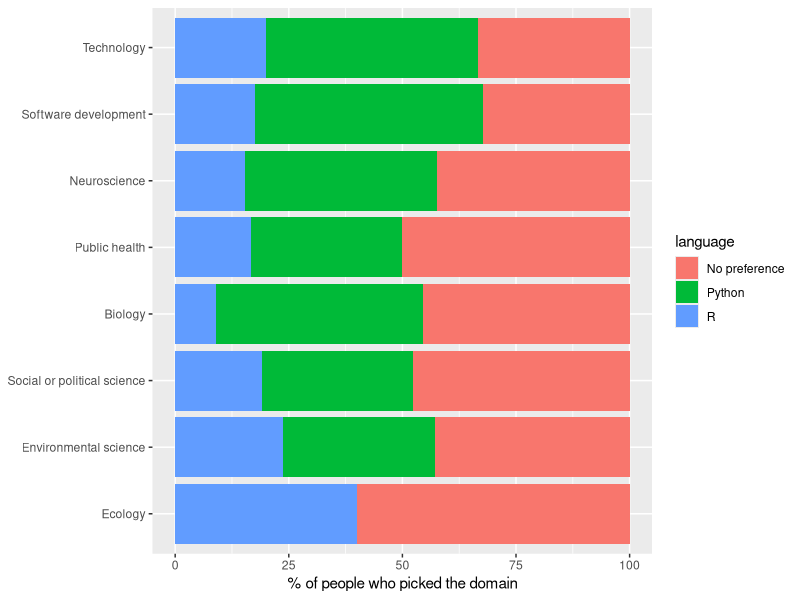
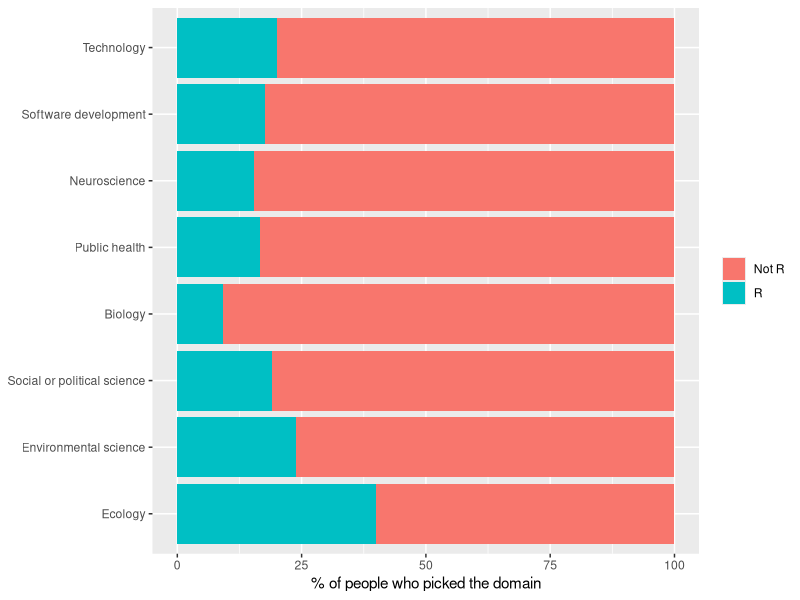
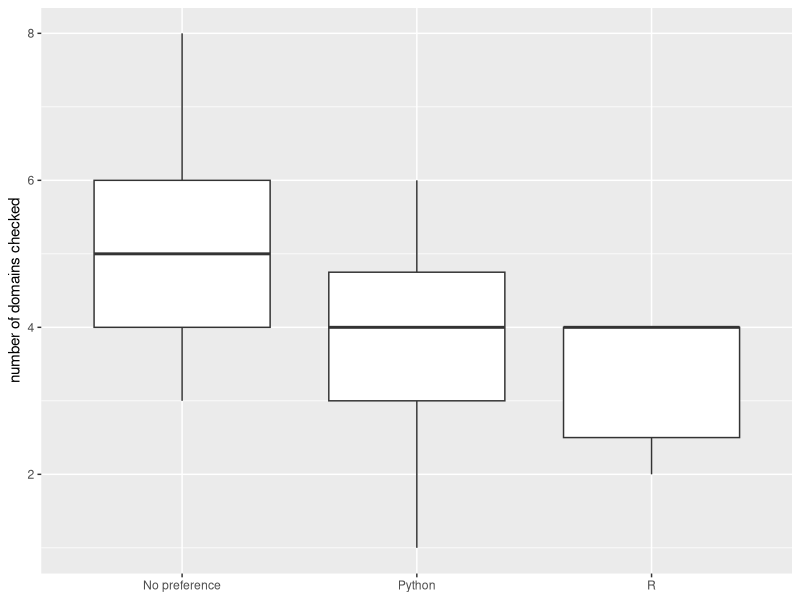
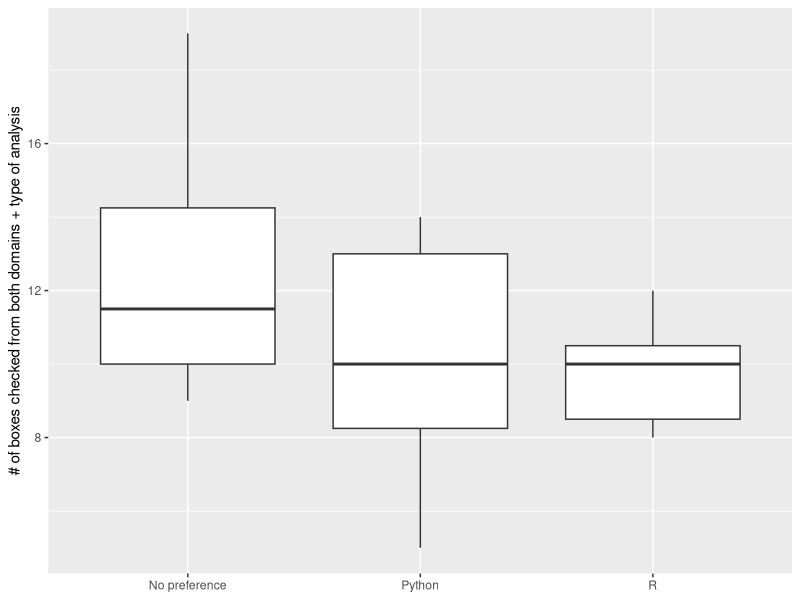

These figures' R source, in order:
# Findings (language preference vs domains / comfort ratings, n = 49)
# - Python is the top answer in most domains, but it is 45% of the class, so no clear domain pattern
# - Comfort ratings (prog, math, stat) did not differ by language (all p > 0.2)
# - No preference people checked more domains (Kruskal-Wallis p = 0.012)
#   No pref vs R: adj p = 0.017, No pref vs Python: adj p = 0.049 (borderline), Python vs R: p = 0.41
# - Small sample, so treat these as trends

library(tidyverse)

processed <- read_csv("data/background_interest_processed.csv")

# columns 31-45 are the domains, 46-56 are the types of work
# (check these still match the CSV if the processing script changes)
domains <- names(processed)[31:45]
methods <- names(processed)[46:56]

# 1. how many people picked each domain (drop the ones only 1 person picked)
counts <- sort(colSums(processed[domains]), decreasing = TRUE)
counts
keep <- names(counts[counts > 1])

# percent of each domain's pickers by language
domain_pct <- processed %>%
  pivot_longer(all_of(keep), names_to = "domain", values_to = "picked") %>%
  filter(picked == 1) %>%
  mutate(pref = ifelse(language == "R", "R", "Not R"))

# plot 1: Python vs R vs No preference
domain_pct %>%
  count(domain, language) %>%
  group_by(domain) %>%
  mutate(total = sum(n), pct = 100 * n / total) %>%
  ggplot(aes(reorder(domain, total), pct, fill = language)) +
  geom_col() + coord_flip() +
  labs(x = NULL, y = "% of people who picked the domain")
# ggsave("results/domain_pct_by_language.png", width = 7, height = 4)

# plot 2: R vs Not R
domain_pct %>%
  count(domain, pref) %>%
  group_by(domain) %>%
  mutate(total = sum(n), pct = 100 * n / total) %>%
  ggplot(aes(reorder(domain, total), pct, fill = pref)) +
  geom_col() + coord_flip() +
  labs(x = NULL, y = "% of people who picked the domain", fill = NULL)
# ggsave("results/domain_pct_R_vs_notR.png", width = 7, height = 4)

# 2. number of boxes each person checked
processed$n_domains <- rowSums(processed[keep])
processed$n_methods <- rowSums(processed[methods])
processed$n_picks <- processed$n_domains + processed$n_methods

mean(processed$n_picks)   # overall average

processed %>%
  group_by(language) %>%
  summarize(people = n(),
            avg_domains = mean(n_domains),
            avg_methods = mean(n_methods),
            avg_picks = mean(n_picks))

# plot 3: domains checked by language
ggplot(processed, aes(language, n_domains)) +
  geom_boxplot() +
  labs(x = NULL, y = "number of domains checked")
# ggsave("results/domains_checked_by_language.png", width = 6, height = 4)

# plot 4: total boxes checked (domains + types of work) by language
ggplot(processed, aes(language, n_picks)) +
  geom_boxplot() +
  labs(x = NULL, y = "# of boxes checked from both domains + type of analysis")

# 3. average comfort ratings (1 to 5) by language
processed %>%
  group_by(language) %>%
  summarize(prog = mean(prog.comf), math = mean(math.comf), stat = mean(stat.comf))

# 4. tests: do the 3 language groups differ?
# comfort ratings (none significant)
kruskal.test(prog.comf ~ language, data = processed)
kruskal.test(math.comf ~ language, data = processed)
kruskal.test(stat.comf ~ language, data = processed)

# boxes checked (both significant, domains is the cleaner result)
kruskal.test(n_domains ~ language, data = processed)
kruskal.test(n_picks ~ language, data = processed)

# which groups differ on domains checked?
# No pref vs R: 0.017, No pref vs Python: 0.049 (weaker), Python vs R: 0.405
pairwise.wilcox.test(processed$n_domains, processed$language, exact = FALSE)
